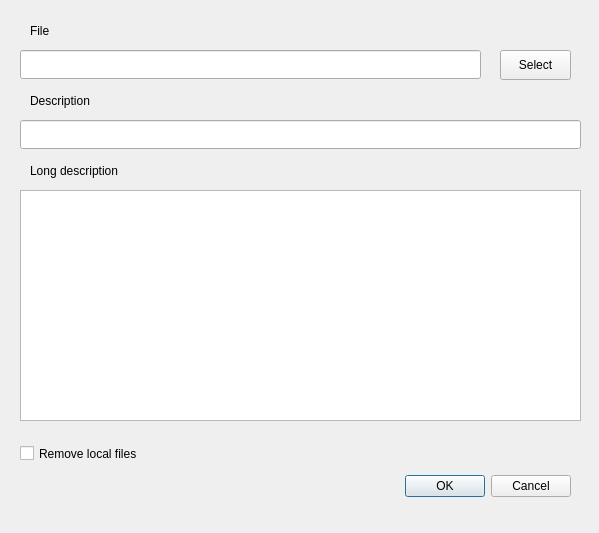
<?xml version="1.0" encoding="UTF-8"?>
<ui version="4.0">
 <class>Dialog</class>
 <widget class="QDialog" name="Dialog">
  <property name="geometry">
   <rect>
    <x>0</x>
    <y>0</y>
    <width>599</width>
    <height>533</height>
   </rect>
  </property>
  <property name="windowTitle">
   <string>Import file</string>
  </property>
  <widget class="QDialogButtonBox" name="buttonBox">
   <property name="geometry">
    <rect>
     <x>230</x>
     <y>470</y>
     <width>341</width>
     <height>32</height>
    </rect>
   </property>
   <property name="orientation">
    <enum>Qt::Horizontal</enum>
   </property>
   <property name="standardButtons">
    <set>QDialogButtonBox::Cancel|QDialogButtonBox::Ok</set>
   </property>
  </widget>
  <widget class="QCheckBox" name="remove_file">
   <property name="geometry">
    <rect>
     <x>20</x>
     <y>440</y>
     <width>181</width>
     <height>27</height>
    </rect>
   </property>
   <property name="text">
    <string>Remove local files</string>
   </property>
  </widget>
  <widget class="QListView" name="long_descr">
   <property name="geometry">
    <rect>
     <x>20</x>
     <y>190</y>
     <width>561</width>
     <height>231</height>
    </rect>
   </property>
  </widget>
  <widget class="QLineEdit" name="descr_edit">
   <property name="geometry">
    <rect>
     <x>20</x>
     <y>120</y>
     <width>561</width>
     <height>29</height>
    </rect>
   </property>
  </widget>
  <widget class="QLabel" name="label">
   <property name="geometry">
    <rect>
     <x>30</x>
     <y>90</y>
     <width>251</width>
     <height>21</height>
    </rect>
   </property>
   <property name="text">
    <string>Description</string>
   </property>
  </widget>
  <widget class="QLabel" name="label_2">
   <property name="geometry">
    <rect>
     <x>30</x>
     <y>160</y>
     <width>281</width>
     <height>21</height>
    </rect>
   </property>
   <property name="text">
    <string>Long description</string>
   </property>
  </widget>
  <widget class="QLineEdit" name="file_edit">
   <property name="geometry">
    <rect>
     <x>20</x>
     <y>50</y>
     <width>461</width>
     <height>29</height>
    </rect>
   </property>
  </widget>
  <widget class="QLabel" name="label_3">
   <property name="geometry">
    <rect>
     <x>30</x>
     <y>20</y>
     <width>251</width>
     <height>21</height>
    </rect>
   </property>
   <property name="text">
    <string>File</string>
   </property>
  </widget>
  <widget class="QPushButton" name="file_button">
   <property name="geometry">
    <rect>
     <x>500</x>
     <y>50</y>
     <width>71</width>
     <height>30</height>
    </rect>
   </property>
   <property name="text">
    <string>Select</string>
   </property>
  </widget>
 </widget>
 <resources/>
 <connections>
  <connection>
   <sender>buttonBox</sender>
   <signal>accepted()</signal>
   <receiver>Dialog</receiver>
   <slot>accept()</slot>
   <hints>
    <hint type="sourcelabel">
     <x>248</x>
     <y>254</y>
    </hint>
    <hint type="destinationlabel">
     <x>157</x>
     <y>274</y>
    </hint>
   </hints>
  </connection>
  <connection>
   <sender>buttonBox</sender>
   <signal>rejected()</signal>
   <receiver>Dialog</receiver>
   <slot>reject()</slot>
   <hints>
    <hint type="sourcelabel">
     <x>316</x>
     <y>260</y>
    </hint>
    <hint type="destinationlabel">
     <x>286</x>
     <y>274</y>
    </hint>
   </hints>
  </connection>
 </connections>
</ui>
